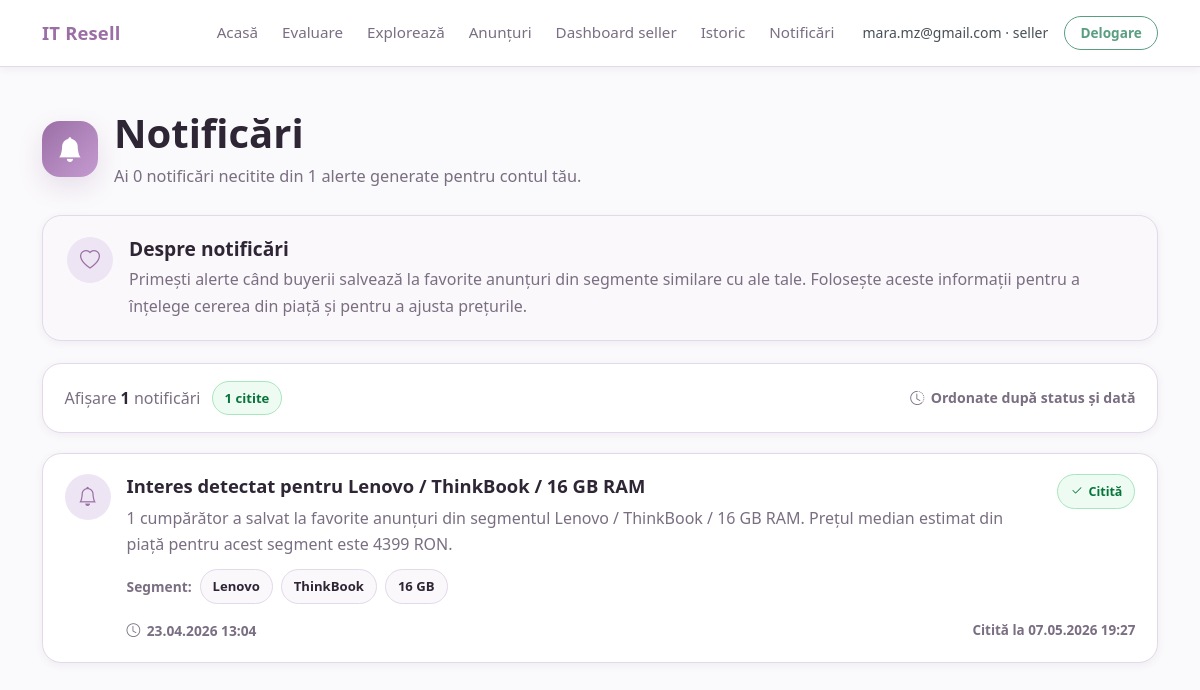
The page /notifications (signed in) on the database as committed earlier.
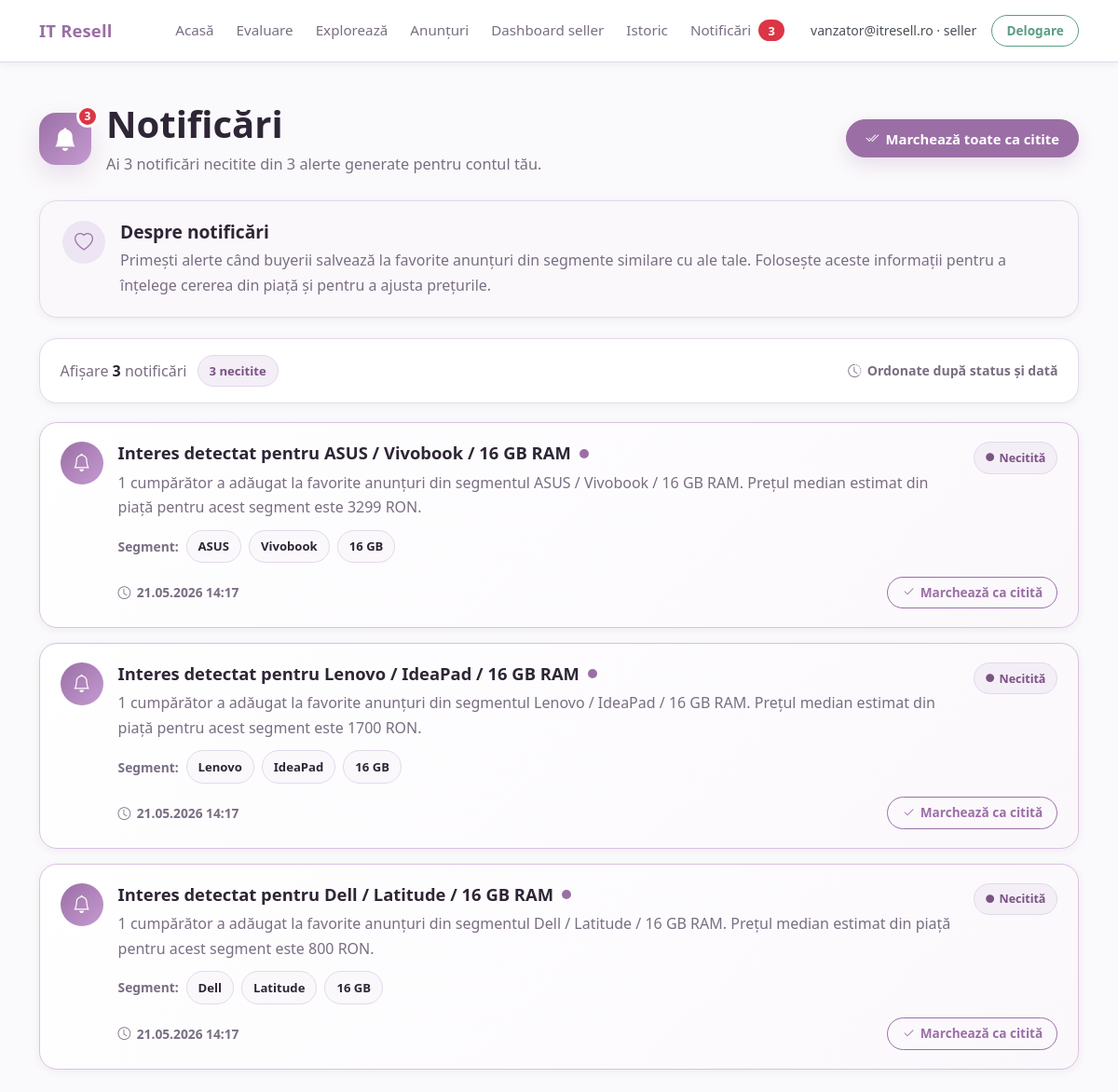
The same page on the database as committed later.
### app/models.py (models this page shows, shortened)
class User(UserMixin, db.Model):
    __tablename__ = "users"
    ROLE_ADMIN = "admin"
    ROLE_SELLER = "seller"
    ROLE_BUYER = "buyer"
    id = db.Column(db.Integer, primary_key=True)
    email = db.Column(db.String(255), unique=True, nullable=False, index=True)
    password_hash = db.Column(db.String(255), nullable=False)
    role = db.Column(db.String(20), nullable=False, default=ROLE_BUYER, index=True)
    created_at = db.Column(db.DateTime, default=utc_now, nullable=False)
    evaluations = db.relationship("EvaluationResult", backref="user", lazy=True)
    listings = db.relationship("Listing", backref="user", lazy=True)
    favorites = db.relationship(
        "Favorite",
        backref="user",
        lazy=True,
        cascade="all, delete-orphan",
    )
    notifications = db.relationship(
        "Notification",
        backref="user",
        lazy=True,
        cascade="all, delete-orphan",
    )
    @property
    def is_admin(self):
        return self.role == self.ROLE_ADMIN
    @property
    def is_seller(self):
        return self.role == self.ROLE_SELLER

class Notification(db.Model):
    __tablename__ = "notifications"
    id = db.Column(db.Integer, primary_key=True)
    user_id = db.Column(db.Integer, db.ForeignKey("users.id"), nullable=False, index=True)
    type = db.Column(db.String(50), nullable=False, default="generic", index=True)
    title = db.Column(db.String(255), nullable=False)
    message = db.Column(db.Text, nullable=False)
    brand = db.Column(db.String(100), nullable=True, index=True)
    model_family = db.Column(db.String(100), nullable=True, index=True)
    ram_gb = db.Column(db.Integer, nullable=True, index=True)
    is_read = db.Column(db.Boolean, nullable=False, default=False, index=True)
    created_at = db.Column(db.DateTime, default=utc_now, nullable=False)
    read_at = db.Column(db.DateTime, nullable=True)

### app/routes.py (the view)
@main_bp.route("/notifications")
@role_required(User.ROLE_SELLER)
def notifications():
    rows = list_user_notifications(current_user.id, limit=100)
    return render_template("notifications.html", rows=rows)

### app/models.py (called while the page is built)
@login_manager.user_loader
def load_user(user_id):
    try:
        return db.session.get(User, int(user_id))
    except (TypeError, ValueError):
        return None

### app/routes.py (called while the page is built)
def role_required(*allowed_roles):
    def decorator(view_func):
        @wraps(view_func)
        @login_required
        def wrapped_view(*args, **kwargs):
            if current_user.role not in allowed_roles:
                flash("Nu ai permisiunea să accesezi această pagină.", "danger")
                return redirect(url_for("main.index"))
            return view_func(*args, **kwargs)
        return wrapped_view
    return decorator

@main_bp.app_context_processor
def inject_notification_counts():
    unread_notifications_count = 0
    if current_user.is_authenticated and current_user.is_seller:
        unread_notifications_count = count_unread_notifications(current_user.id)
    return {
        "unread_notifications_count": unread_notifications_count,
    }

### app/services.py (called while the page is built)
def _notification_to_item(row):
    return {
        "id": row.id,
        "type": row.type,
        "title": row.title,
        "message": row.message,
        "brand": row.brand,
        "model_family": row.model_family,
        "ram_gb": row.ram_gb,
        "is_read": row.is_read,
        "created_at": row.created_at,
        "read_at": row.read_at,
    }

def list_user_notifications(user_id, limit=50):
    rows = (
        Notification.query
        .filter_by(user_id=user_id)
        .order_by(Notification.is_read.asc(), Notification.created_at.desc())
        .limit(limit)
        .all()
    )
    return [_notification_to_item(row) for row in rows]

def count_unread_notifications(user_id):
    return (
        Notification.query
        .filter_by(user_id=user_id, is_read=False)
        .count()
    )

### app/templates/notifications.html (shortened to what this page needs)
{% extends "base.html" %}
{% block content %}
{% set stats = namespace(unread=0, read=0) %}
{% for row in rows %}
    {% if row.is_read %}
        {% set stats.read = stats.read + 1 %}
    {% else %}
        {% set stats.unread = stats.unread + 1 %}
    {% endif %}
{% endfor %}
<div class="notifications-page-header">
    <div class="notifications-header-row">
        <div class="notifications-title-wrap">
            <div class="notifications-title-icon">
                <i class="bi bi-bell-fill"></i>
                {% if stats.unread > 0 %}
                    <span class="notifications-title-dot">{{ stats.unread }}</span>
                {% endif %}
            </div>
            <div>
                <h1 class="notifications-page-title">Notificări</h1>
                <p class="notifications-page-subtitle">
                    Ai {{ stats.unread }} notificări necitite din {{ rows|length }} alerte generate pentru contul tău.
                </p>
            </div>
        </div>
        {% if rows and stats.unread > 0 %}
            <form method="post" action="{{ url_for('main.mark_all_notifications_read_route') }}">
                <button type="submit" class="btn btn-primary notifications-main-btn">
                    <i class="bi bi-check2-all"></i>
                    Marchează toate ca citite
                </button>
            </form>
        {% endif %}
    </div>
</div>
<div class="notifications-info-card">
    <div class="notifications-info-icon">
        <i class="bi bi-heart"></i>
    </div>
    <div>
        <h2>Despre notificări</h2>
        <p>
            Primești alerte când buyerii salvează la favorite anunțuri din segmente similare cu ale tale.
            Folosește aceste informații pentru a înțelege cererea din piață și pentru a ajusta prețurile.
        </p>
    </div>
</div>
{% if rows %}
    <div class="notifications-summary-bar">
        <div class="notifications-summary-left">
            <span>Afișare <strong>{{ rows|length }}</strong> notificări</span>
            {% if stats.unread > 0 %}
                <span class="notifications-summary-pill notifications-summary-pill--unread">
                    {{ stats.unread }} necitite
                </span>
            {% endif %}
            {% if stats.read > 0 %}
                <span class="notifications-summary-pill notifications-summary-pill--read">
                    {{ stats.read }} citite
                </span>
            {% endif %}
        </div>
        <span class="notifications-static-info">
            <i class="bi bi-clock-history"></i>
            Ordonate după status și dată
        </span>
    </div>
    <div class="notifications-list">
        {% for row in rows %}
            <article class="notification-card {% if not row.is_read %}notification-card--unread{% else %}notification-card--read{% endif %}">
                <div class="notification-card-icon">
                    <i class="bi bi-bell"></i>
                </div>
                <div class="notification-card-body">
                    <div class="notification-card-top">
                        <div class="notification-card-main">
                            <div class="notification-card-title-row">
                                <h2>{{ row.title }}</h2>
                                {% if not row.is_read %}
                                    <span class="notification-unread-dot" title="Notificare necitită"></span>
                                {% endif %}
                            </div>
                            <p class="notification-card-message">
                                {{ row.message }}
                            </p>
                        </div>
                        <div class="notification-card-status">
                            {% if row.is_read %}
                                <span class="notification-status-pill notification-status-pill--read">
                                    <i class="bi bi-check2"></i>
                                    Citită
                                </span>
                            {% else %}
                                <span class="notification-status-pill notification-status-pill--unread">
                                    <i class="bi bi-circle-fill"></i>
                                    Necitită
                                </span>
                            {% endif %}
                        </div>
                    </div>
                    <div class="notification-segment-row">
                        <span class="notification-segment-label">Segment:</span>
                        <span class="notification-segment-pill">{{ row.brand or "-" }}</span>
                        <span class="notification-segment-pill">{{ row.model_family or "-" }}</span>
                        <span class="notification-segment-pill">{{ row.ram_gb or "-" }} GB</span>
                    </div>
                    <div class="notification-card-bottom">
                        <div class="notification-date">
                            <i class="bi bi-clock"></i>
                            {{ row.created_at.strftime("%d.%m.%Y %H:%M") if row.created_at else "-" }}
                        </div>
                        {% if not row.is_read %}
                            <form method="post" action="{{ url_for('main.mark_notification_read', notification_id=row.id) }}">
                                <button type="submit" class="btn btn-sm btn-outline-primary notification-read-btn">
                                    <i class="bi bi-check2"></i>
                                    Marchează ca citită
                                </button>
                            </form>
                        {% else %}
                            {% if row.read_at %}
                                <div class="notification-read-date">
                                    Citită la {{ row.read_at.strftime("%d.%m.%Y %H:%M") }}
                                </div>
                            {% endif %}
                        {% endif %}
                    </div>
                </div>
            </article>
        {% endfor %}
    </div>
{% endif %}
{% endblock %}

### app/templates/base.html (shortened to what this page needs)
<!doctype html>
<html lang="ro">
<head>
    <link href="https://cdn.jsdelivr.net/npm/bootstrap@5.3.3/dist/css/bootstrap.min.css" rel="stylesheet">
    <link href="https://cdn.jsdelivr.net/npm/bootstrap-icons@1.11.3/font/bootstrap-icons.min.css" rel="stylesheet">
    <link href="{{ url_for('static', filename='css/main.css') }}" rel="stylesheet">
</head>
<body>
    <nav class="navbar navbar-expand-lg navbar-light bg-body-tertiary">
        <div class="container">
            <a class="navbar-brand" href="{{ url_for('main.index') }}">IT Resell</a>
            <div class="collapse navbar-collapse" id="mainNavbar">
                <div class="navbar-nav ms-auto align-items-lg-center">
                    <a class="nav-link" href="{{ url_for('main.index') }}">Acasă</a>
                    <a class="nav-link" href="{{ url_for('main.evaluate') }}">Evaluare</a>
                    <a class="nav-link" href="{{ url_for('main.explore') }}">Explorează</a>
                    <a class="nav-link" href="{{ url_for('main.listings') }}">Anunțuri</a>
                    {% if current_user.is_authenticated %}
                        {% if current_user.is_admin %}
                            <a class="nav-link" href="{{ url_for('main.admin_dashboard') }}">Dashboard admin</a>
                            <a class="nav-link" href="{{ url_for('main.admin_analytics') }}">Analiză date</a>
                            <a class="nav-link" href="{{ url_for('main.admin_history') }}">Istoric global</a>
                        {% elif current_user.is_seller %}
                            <a class="nav-link" href="{{ url_for('main.profile') }}">Dashboard seller</a>
                            <a class="nav-link" href="{{ url_for('main.history') }}">Istoric</a>
                            <a class="nav-link d-flex align-items-center gap-2" href="{{ url_for('main.notifications') }}">
                                Notificări
                                {% if unread_notifications_count > 0 %}
                                    <span class="badge rounded-pill text-bg-danger">{{ unread_notifications_count }}</span>
                                {% endif %}
                            </a>
                        {% elif current_user.is_buyer %}
                            <a class="nav-link" href="{{ url_for('main.history') }}">Istoric</a>
                            <a class="nav-link" href="{{ url_for('main.favorites') }}">Favorite</a>
                        {% endif %}
                        <span class="navbar-text text-light-emphasis ms-lg-3 me-lg-2 small">
                            {{ current_user.email }} · {{ current_user.role }}
                        </span>
                        <form method="post" action="{{ url_for('auth.logout') }}" class="d-inline ms-lg-2">
                            <button type="submit" class="btn btn-sm btn-outline-success">Delogare</button>
                        </form>
                    {% else %}
                        <a class="nav-link" href="{{ url_for('auth.login') }}">Autentificare</a>
                        <a class="nav-link" href="{{ url_for('auth.register') }}">Înregistrare</a>
                    {% endif %}
                </div>
            </div>
        </div>
    </nav>
    <div class="container pt-3">
    </div>
    <main class="container py-4">
        {% block content %}{% endblock %}
    </main>
</body>
</html>

Rows that differ between the two databases and show on the page:
changed User "seller": email "mara.mz@gmail.com" → "vanzator@itresell.ro"
added Notification: title "Interes detectat pentru ASUS / Vivobook / 16 GB RAM", message "1 cumpărător a adăugat la favorite anunțuri din segmentul ASUS / Vivobook / 16 GB RAM. Prețul median estimat din piață pentru acest segment este 3299 RON.", shows "Necitită", brand "ASUS", model_family "Vivobook", ram_gb "16", created_at "21.05.2026 14:17"
added Notification: title "Interes detectat pentru Lenovo / IdeaPad / 16 GB RAM", message "1 cumpărător a adăugat la favorite anunțuri din segmentul Lenovo / IdeaPad / 16 GB RAM. Prețul median estimat din piață pentru acest segment este 1700 RON.", shows "Necitită", brand "Lenovo", model_family "IdeaPad", ram_gb "16", created_at "21.05.2026 14:17"
changed Notification: title "Interes detectat pentru Lenovo / ThinkBook / 16 GB RAM" → "Interes detectat pentru Dell / Latitude / 16 GB RAM"; message "1 cumpărător a salvat la favorite anunțuri din segmentul Lenovo / ThinkBook / 16 GB RAM. Prețul median estimat din piață pentru acest segment este 4399 RON." → "1 cumpărător a adăugat la favorite anunțuri din segmentul Dell / Latitude / 16 GB RAM. Prețul median estimat din piață pentru acest segment este 800 RON."; brand "Lenovo" → "Dell"; model_family "ThinkBook" → "Latitude"; created_at "23.04.2026 13:04" → "21.05.2026 14:17"; read_at "07.05.2026 19:27" → (not shown); text "Citită" → "Necitită Marchează ca citită"
Other text that changed with them:
{{ unread_notifications_count }}: (not shown) → "3"
{{ stats.unread }}: (not shown) → "3"
{{ stats.unread }}: "0" → "3"
{{ rows|length }}: "1" → "3"
{{ stats.read }}: "1" → (not shown)
text no longer shown: "citite"
text now shown: "Marchează toate ca citite necitite"
